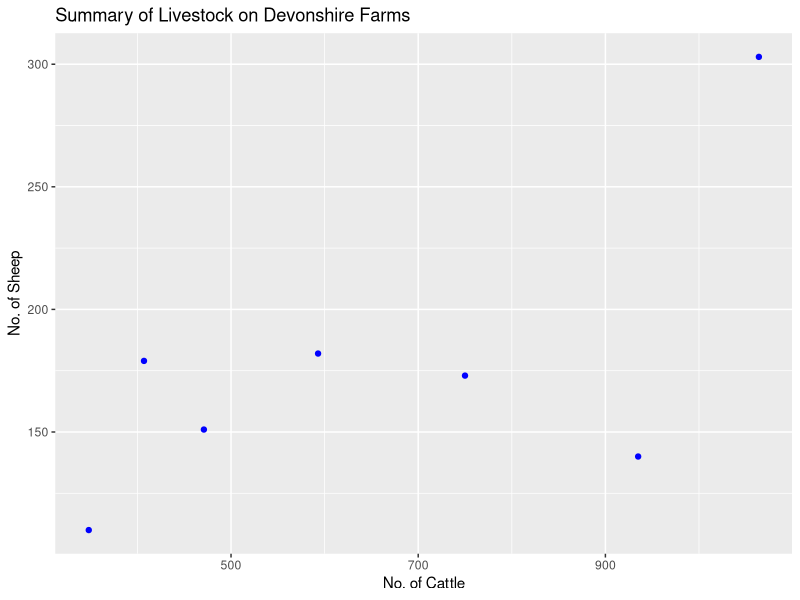

The R script that drew this image:
# import
library(ggplot2)

# create R objects for data vectors
cattle <- c(348, 407, 1064, 750, 593, 1867, 471, 935, 1443)
sheep <- c(110, 179, 303, 173, 182, 458, 151, 140, 222)

# save all observations except the 6th and 9th elements
cattle_new <- cattle[-c(6,9)]
sheep_new <- sheep[-c(6,9)]

# creata a dataframe for 'cattle_new' and 'sheep_new'
df <- data.frame(cattle_new, sheep_new)

# plot the dataframe using appropriate labels and title,
#   colouring the dots in blue
ggplot(df, aes(x=cattle_new, y=sheep_new)) +
  geom_point(col = 'blue') +
  labs(x = 'No. of Cattle',
       y = 'No. of Sheep',
       title = 'Summary of Livestock on Devonshire Farms')

# calculate the sample mean and median for both 'cattle_new' and 'sheep_new'
mean_cattle_new <- mean(cattle_new)
mean_sheep_new <- mean(sheep_new)
median_cattle_new <- median(cattle_new)
median_sheep_new <- median(sheep_new)

# manually calculate the mean of 'cattle_new'
sum_cattle_new <- sum(cattle_new)
len_cattle_new <- length(cattle_new)
manual_mean_cattle_new <- sum_cattle_new/len_cattle_new
